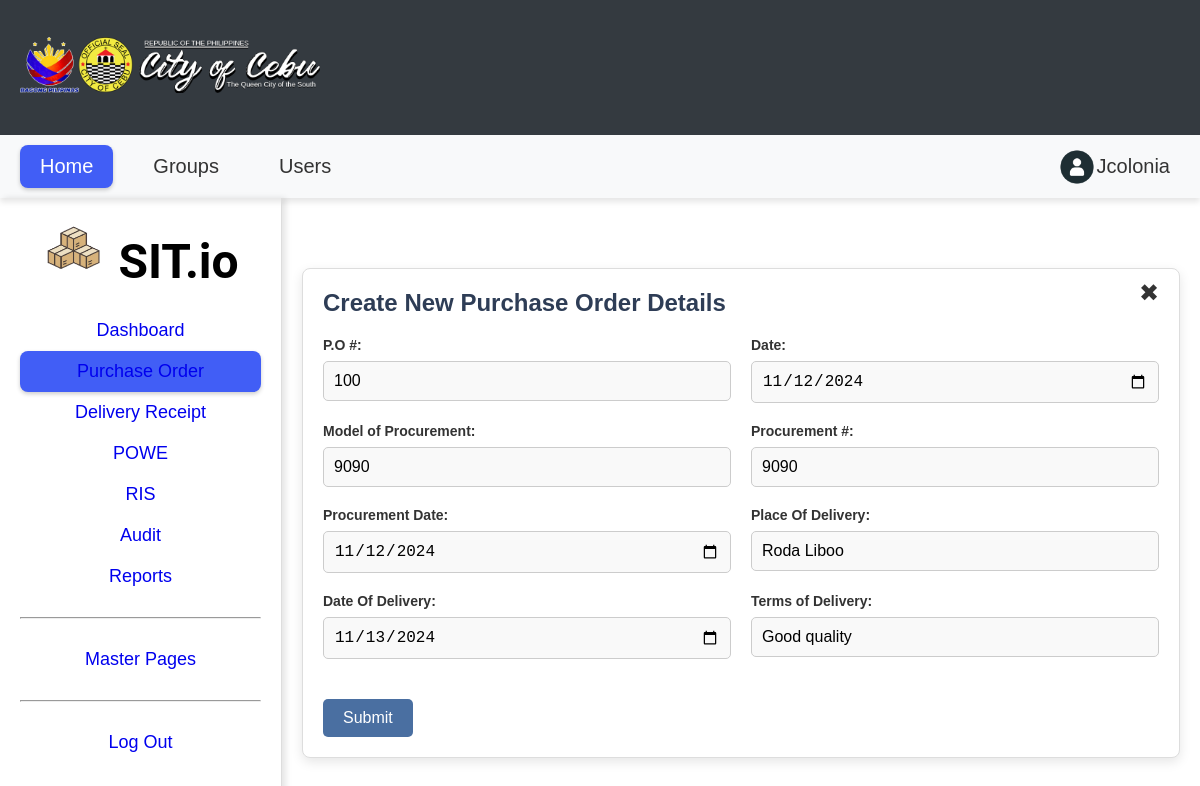
/crud_form/purchase_order_edit.php?purchase_order_id=15&supplier_id=6, run on the app's committed database.
### tables this page shows
CREATE TABLE `purchase_orders` (
  `purchase_order_id` int(11) NOT NULL,
  `supplier_id` int(11) NOT NULL,
  `purchase_order_number` varchar(50) NOT NULL,
  `order_date` date NOT NULL,
  `mode_of_procurement` varchar(100) NOT NULL,
  `procurement_number` varchar(50) NOT NULL,
  `procurement_date` date NOT NULL,
  `place_of_delivery` varchar(255) NOT NULL,
  `delivery_date` date NOT NULL,
  `term_of_delivery` varchar(100) DEFAULT NULL,
  `status` enum('Pending','Cancelled','Accepted','') NOT NULL
);

### util/dbhelper.php (called while the page is built, shortened)
<?php
class DbHelper
{
    private $hostname = "127.0.0.1";
    private $username = "root";
    private $password = "";
    private $database = "inventory_management";
    private $conn;
    public function __construct()
    {
        $this->conn = new mysqli($this->hostname, $this->username, $this->password, $this->database);
    }
    public function getRecord($table, $args)
    {
        $keys = array_keys($args);
        $values = array_values($args);
        $condition = [];
        for ($i = 0; $i < count($keys); $i++) {
            $condition[] = "`" . $keys[$i] . "` = '" . $values[$i] . "'";
        }
        $cond = implode(" AND ", $condition);
        $sql = "SELECT * FROM `$table` WHERE $cond";
        $query = $this->conn->query($sql);
        $row = $query->fetch_assoc();
        return $row;
    }
}

### crud_form/purchase_order_edit.php (the view, shortened to what this page needs)
<?php
$conn = new mysqli("localhost", "root", "", "inventory_management");
require_once "../util/dbhelper.php";
$db = new DbHelper();
$value = $db->getRecord("purchase_orders", ["purchase_order_id" => $_GET["purchase_order_id"]]);
?>
<!DOCTYPE html>
<html lang="en">
<head>
    <link rel="stylesheet" href="../css/style.css">
</head>
<body>
    <header>
        <div class="logo-title"><img src="img/coclogo.png" width="300" alt="Company Logo"></div>
    </header>
    <nav class="main-nav">
        <ul>
            <li>Home</li>
            <li>Groups</li>
            <li>Users</li>
        </ul>
        <div class="profile-section">
            <img src="img/avatar.png" alt="Profile" class="profile-avatar">
            <span>Jcolonia</span>
        </div>
    </nav>
    <div class="container">
        <aside class="sub-menu">
            <h1><center><img src="img/box.png" height="60" alt="Icon">&nbsp;SIT.io</center></h1>
            <ul>
                <center><li><a href="dashboard.php">Dashboard</a></li></center>
                <center><li class="selected"><a href="index.php">Purchase Order</a></li></center>
                <center><li><a href="delivery_receipt.php">Delivery Receipt</a></li></center>
                <center><li><a href="powe.php">POWE</a></li></center>
                <center><li><a href="ris.php">RIS</a></li></center>
                <center><li><a href="audit.php">Audit</a></li></center>
                <center><li><a href="reports.php">Reports</a></li></center>
                <hr>
                <center><li><a href="master_page.php">Master Pages</a></li></center>
                <hr>
                <center><li><a href="log_out.php">Log Out</a></li></center>
            </ul>
        </aside>
    <section class="purchase-order">
        <div class="form-container">
            <button class="close-btn" onclick="closeForm()">&#10006;</button>
            <h2>Create New Purchase Order Details</h2>
            <form action="../logic/edit_purchase_oder.php" method="POST" class="purchase-order-form">
                    <div class="form-grid">
                        <div class="form-group">
                            <label for="po-number">P.O #:</label>
                            <input type="text" id="po-number" name="po_number" value="<?php echo htmlspecialchars($value["purchase_order_number"] );?>" required>
                        </div>
                        <div class="form-group">
                            <label for="po-date">Date:</label>
                            <input type="date" id="po-date" name="po_date" value="<?php echo htmlspecialchars($value["order_date"]); ?>" required>
                        </div>
                        <div class="form-group">
                            <label for="procurement-model">Model of Procurement:</label>
                            <input type="text" id="procurement-model" name="procurement_model" value="<?php echo htmlspecialchars($value["mode_of_procurement"]); ?>" required>
                        </div>
                        <div class="form-group">
                            <label for="procurement-number">Procurement #:</label>
                            <input type="text" id="procurement-number" name="procurement_number" value="<?php echo htmlspecialchars($value["procurement_number"]); ?>" required>
                        </div>
                        <div class="form-group">
                            <label for="procurement-date">Procurement Date:</label>
                            <input type="date" id="procurement-date" name="procurement_date" value="<?php echo htmlspecialchars($value["procurement_date"]); ?>" required>
                        </div>
                        <div class="form-group">
                            <label for="delivery-place">Place Of Delivery:</label>
                            <input type="text" id="delivery-place" name="delivery_place" value="<?php echo htmlspecialchars($value["place_of_delivery"]); ?>" required>
                        </div>
                        <div class="form-group">
                            <label for="delivery-date">Date Of Delivery:</label>
                            <input type="date" id="delivery-date" name="delivery_date" value="<?php echo htmlentities($value["delivery_date"]); ?>" required>
                        </div>
                        <div class="form-group">
                            <label for="terms-delivery">Terms of Delivery:</label>
                            <input type="text" id="terms-delivery" name="terms_delivery" value="<?php echo htmlspecialchars($value["term_of_delivery"]); ?>" required>
                        </div>
                        <div class="form-group full-width">
                            <div class="form-actions">
                                <button type="submit"  name="submit" class="submit-btn">Submit</button>
                            </div>
                        </div>
                    </div>
                </form>
        </div>
    </section>
</body>
</html>

### css/style.css (style rules this page uses)
* { margin: 0; padding: 0; box-sizing: border-box; }
body { font-family: 'Roboto', serif; }
header { background-color: #343A40; width: 100%; height: 135px; display: flex; align-items: center; padding: 0 20px; color: black; }
.logo-title { font-size: 20px; color: black; }
.main-nav { background-color: #f8f9fa; display: flex; justify-content: space-between; align-items: center; padding: 10px 20px; box-shadow: 0 4px 6px rgba(0, 0, 0, 0.1); }
.main-nav ul { list-style-type: none; display: flex; justify-content: flex-start; }
.main-nav ul li { margin-right: 20px; font-size: 20px; font-weight: 400; padding: 10px 20px; border-radius: 10px; }
.main-nav ul li:first-child { background-color: #415EF6; color: white; border-radius: 8px; box-shadow: 0 2px 4px rgba(0, 0, 0, 0.2); }
.profile-section { display: flex; align-items: center; }
.profile-section span { font-size: 20px; margin-right: 10px; }
.profile-avatar { width: 40px; height: 40px; border-radius: 50%; }
.container { display: flex; height: calc(100vh - 135px); }
.sub-menu { width: 282px; height: 786px; padding: 20px; border-right: 1px solid #ddd; box-shadow: 4px 0 6px rgba(0, 0, 0, 0.1); }
.sub-menu h1 { font-family: 'Roboto', serif; font-size: 48px; color: black; margin-bottom: 20px; }
.sub-menu ul { list-style-type: none; }
.sub-menu ul li { color: black; font-size: 18px; padding: 10px 0; }
.sub-menu hr { margin: 20px 0; }
.sub-menu ul li.selected { background-color: #415EF6; color: white; border-radius: 8px; box-shadow: 0 2px 4px rgba(0, 0, 0, 0.2); padding: 10px 20px; }
.sub-menu a { text-decoration: none; }
.purchase-order { flex-grow: 1; padding: 20px; }
.purchase-order h2 { font-size: 32px; margin-bottom: 20px; }
.close-btn { position: absolute; top: 10px; right: 20px; font-size: 24px; cursor: pointer; }
.close-btn { position: absolute; top: 10px; right: 10px; font-size: 20px; cursor: pointer; }

### crud_form/purchase_order_edit.php (style rules this page uses)
body { font-family: Arial, sans-serif; background-color: #fff; color: #333; margin: 0; padding: 0; }
.form-container { max-width: 1200px; margin: 50px auto; background-color: #fff; padding: 20px; border-radius: 8px; box-shadow: 0 4px 12px rgba(0, 0, 0, 0.1); border: 1px solid #ddd; position: relative; }
.form-container h2 { font-size: 24px; color: #2e3d56; text-align: left; margin-bottom: 20px; }
.form-grid { display: grid; grid-template-columns: 1fr 1fr; grid-gap: 20px; align-items: start; }
.form-group { display: flex; flex-direction: column; }
.form-group label { font-size: 14px; font-weight: bold; color: #333; margin-bottom: 8px; }
.form-group input, .form-group select { padding: 10px; font-size: 16px; border: 1px solid #ccc; border-radius: 5px; width: 100%; box-sizing: border-box; background-color: #f9f9f9; transition: border-color 0.3s ease; }
.form-group.full-width { grid-column: 1 / 3; }
.form-actions { margin-top: 20px; text-align: left; }
.form-actions button { padding: 10px 20px; font-size: 16px; color: #fff; border: none; border-radius: 5px; cursor: pointer; margin-right: 10px; }
.form-actions .submit-btn { background-color: #4a6fa1; transition: background-color 0.3s ease; }
.close-btn { position: absolute; top: 10px; right: 20px; background-color: transparent; border: none; font-size: 24px; color: #333; cursor: pointer; transition: color 0.3s ease; }
.sub-menu a { text-decoration: none; }

### data on the page
purchase_orders: po_number "100", po_date "11/12/2024", procurement_model "9090", procurement_number "9090", procurement_date "11/12/2024", delivery_place "Roda Liboo", delivery_date "11/13/2024", terms_delivery "Good quality"
